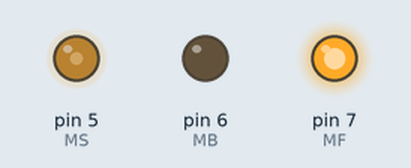
The sketch below on a simulated Arduino Uno, built with avr-gcc and run on an emulated ATmega328P. On the bench: output pins drawn as LEDs (lit = HIGH).

Above: at 0.05 s.
At 1.5 s:
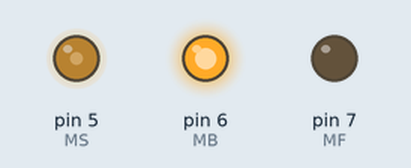
At 2.95 s:
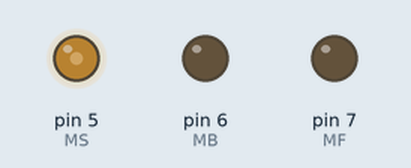
Timing chart, 0 to 3.5 s (numbered marks = the images above):
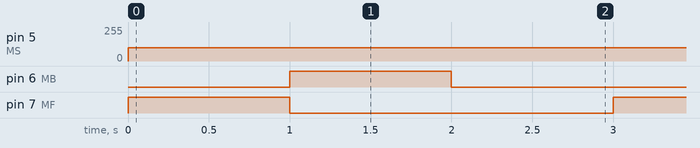

The sketch:

MoterController.ino
```cpp
#define MF 7
#define MB 6
#define MS 5

void setup() {
   pinMode(MF,OUTPUT);
   pinMode(MB,OUTPUT);
   pinMode(MS,OUTPUT);
}

void loop() {
    digitalWrite(MF,1);
    digitalWrite(MB,0);
    analogWrite(MS,100);
    delay(1000);
    digitalWrite(MF,0);
    digitalWrite(MB,1);
    analogWrite(MS,100);
    delay(1000);
    digitalWrite(MF,0);
    digitalWrite(MB,0);
    analogWrite(MS,100);
    delay(1000);
}
```

Measured:
- by itself, pin 5 (MS): 0/255 → 100/255 at 0.00 s
- by itself, pin 6 (MB), pin 7 (MF): alternates HIGH for 1.0 s and LOW for 2.0 s
